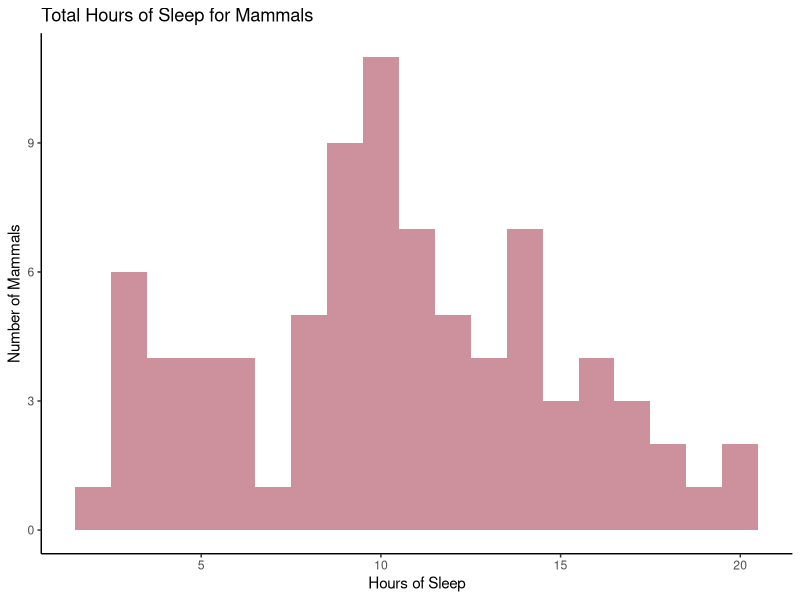
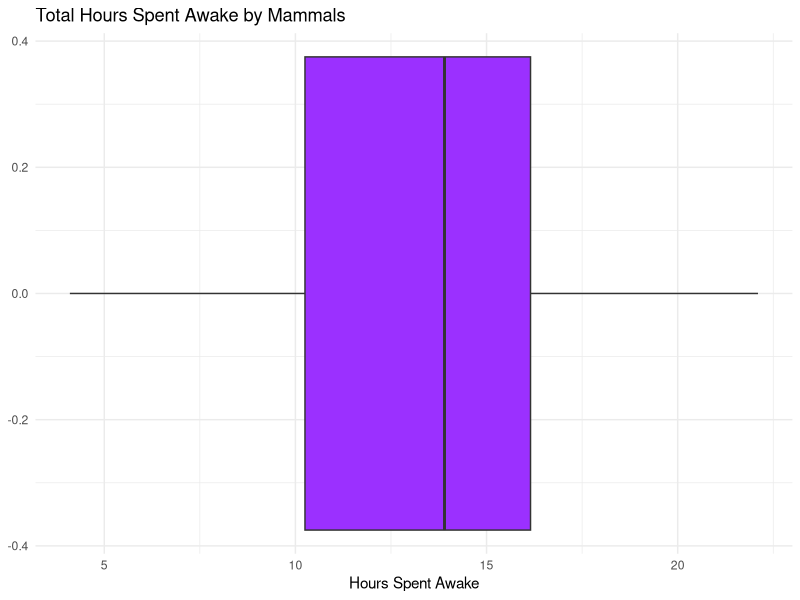
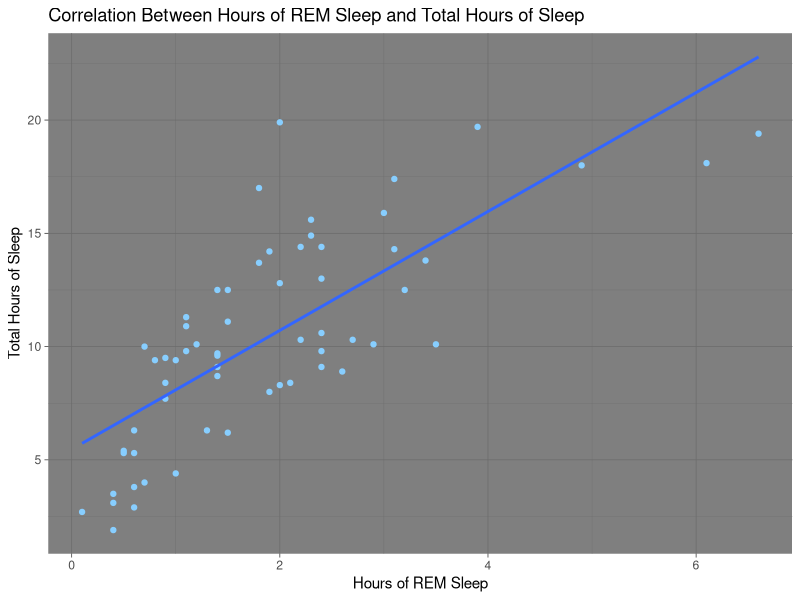
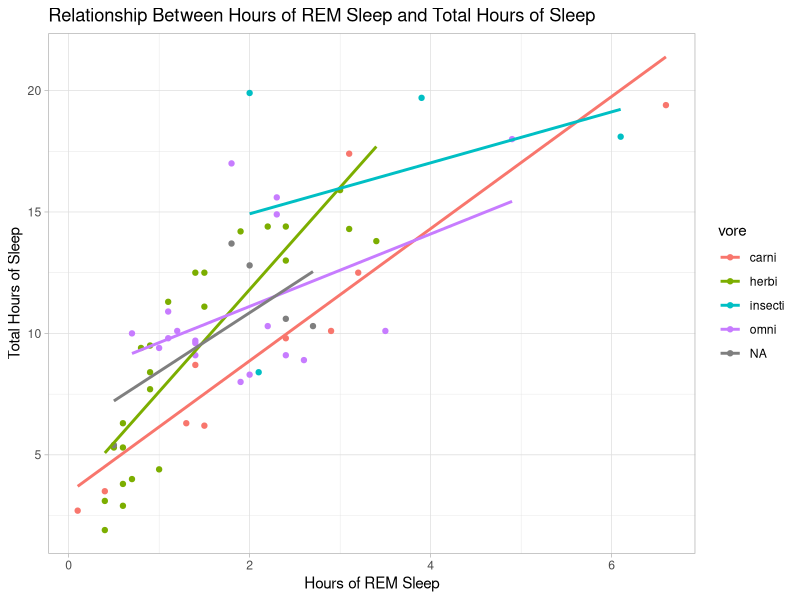
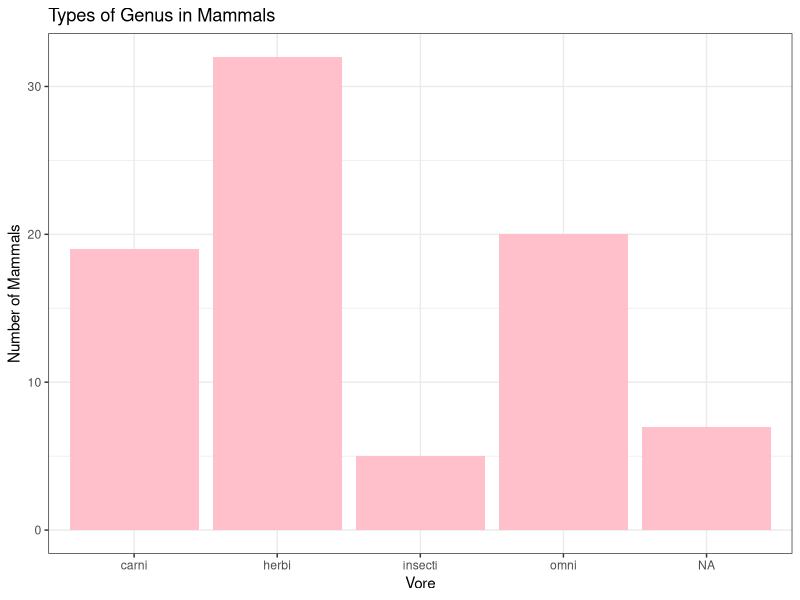

The R script that drew these images, in order:
## ---- chunk 1
library(ggplot2)
## ---- chunk 2
?msleep
## ---- chunk 3
ggplot(msleep, aes(sleep_total)) + 
  geom_histogram(binwidth = 1, fill = "pink3") +
  xlab("Hours of Sleep") +
  ylab("Number of Mammals") +
  ggtitle("Total Hours of Sleep for Mammals") +
  theme_classic()
## ---- chunk 4
ggplot(msleep, aes(awake)) +
  geom_boxplot(fill = "purple1") +
  xlab("Hours Spent Awake") +
  ggtitle("Total Hours Spent Awake by Mammals") +
  theme_minimal()
## ---- chunk 5
ggplot(msleep, aes(sleep_rem, sleep_total)) + 
  geom_point(colour = "skyblue1") +
  geom_smooth(method = "lm", se = F) +
  xlab("Hours of REM Sleep") +
  ylab("Total Hours of Sleep") +
  ggtitle("Correlation Between Hours of REM Sleep and Total Hours of Sleep") +
  theme_dark()
## ---- chunk 6
ggplot(msleep, aes(sleep_rem, sleep_total,color = vore)) + 
  geom_point() +
  geom_smooth(method = "lm", se = F) +
  xlab("Hours of REM Sleep") +
  ylab("Total Hours of Sleep") +
  ggtitle("Relationship Between Hours of REM Sleep and Total Hours of Sleep") +
  theme_light()
## ---- chunk 7
ggplot(msleep, aes(vore)) +
  geom_bar(fill = "pink") +
  xlab("Vore") +
  ylab("Number of Mammals") +
  ggtitle("Types of Genus in Mammals") +
  theme_bw()
